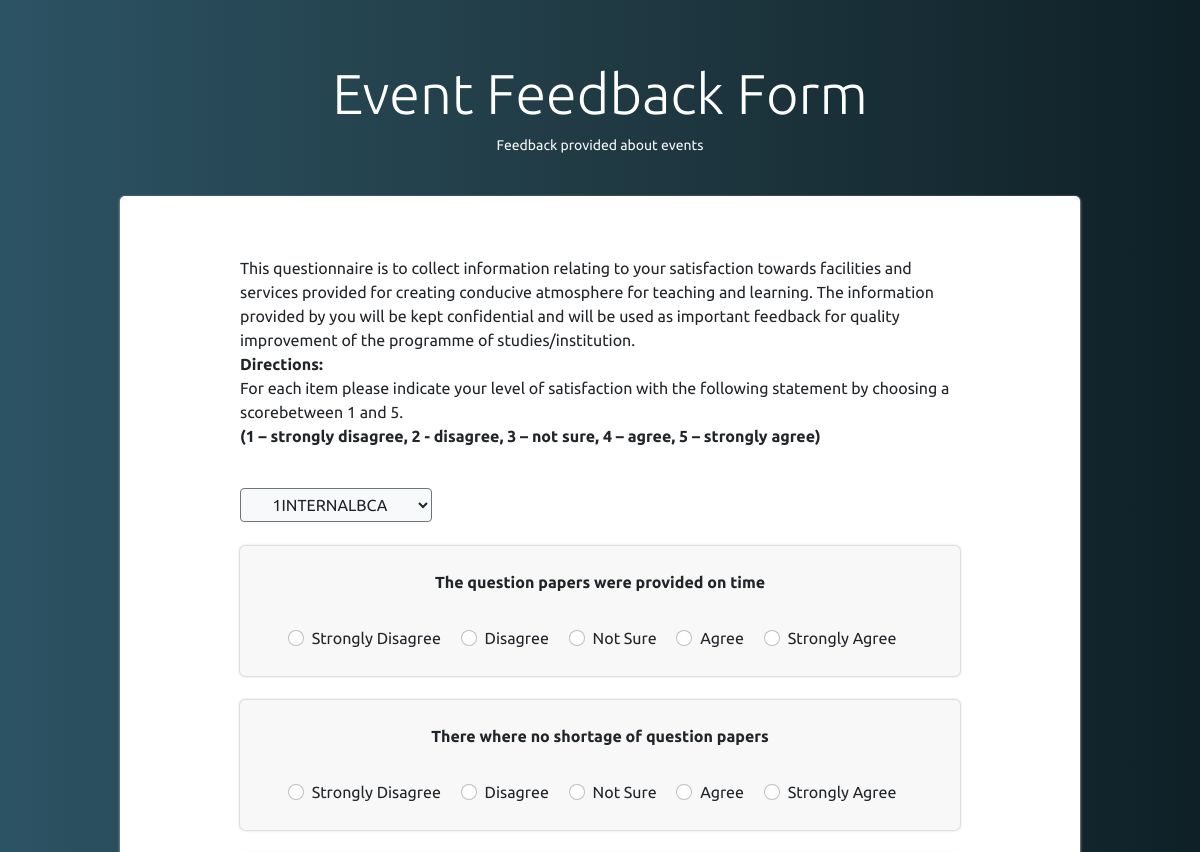
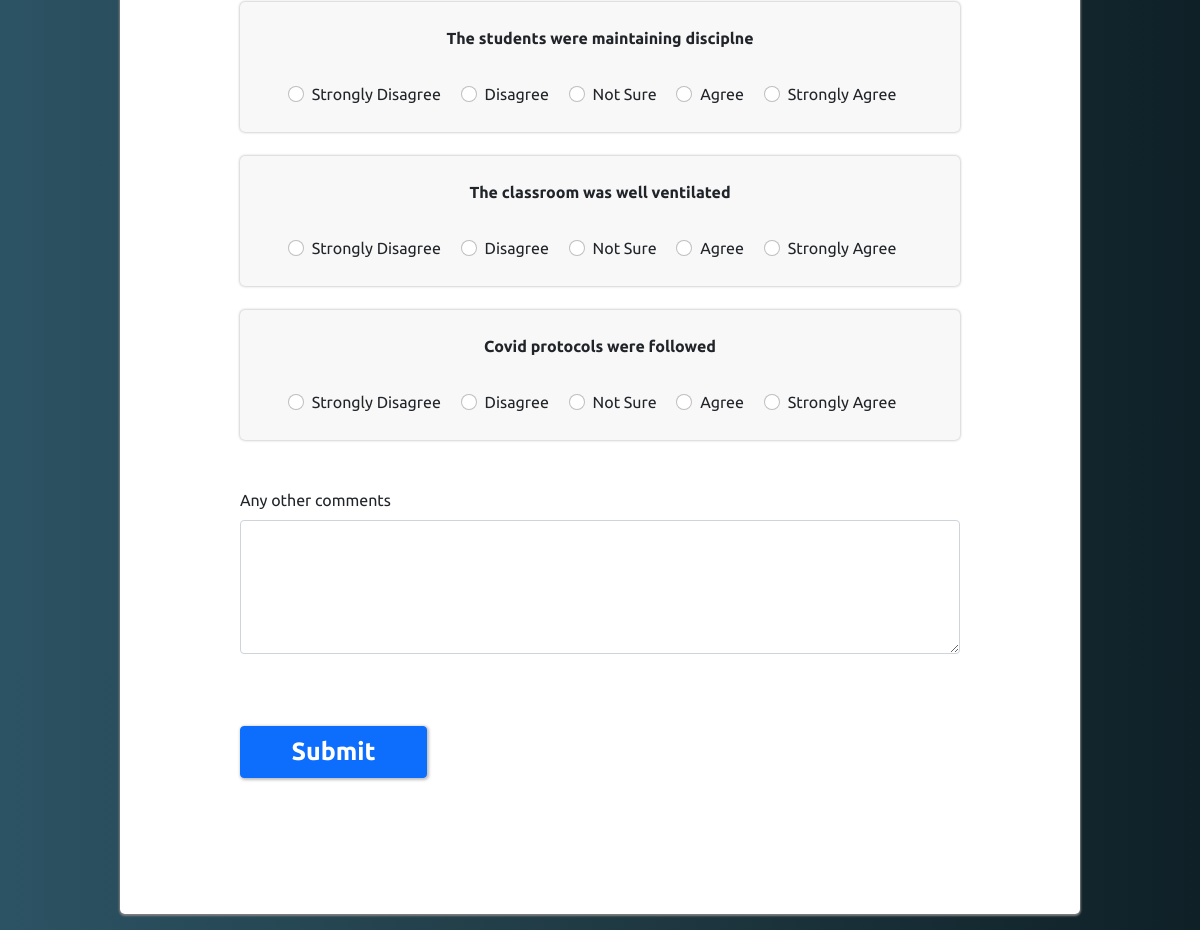
/examFeed.php (signed in), run on the app's committed database (2 pictures, top to bottom).
### tables this page shows
CREATE TABLE `questions` (
  `q_id` int(11) NOT NULL,
  `q_desc` varchar(200) DEFAULT NULL,
  `f_id` varchar(5) DEFAULT NULL
);

### examFeed.php (the view, shortened to what this page needs)
<?php
include "config.php";
if (isset($_SESSION['login_user_faculty'])) {
    $userId = $_SESSION['login_user_faculty'];
?>
</html>
<!doctype html>
<html lang="en">
<head>
    <link rel="stylesheet" href="https://cdn.jsdelivr.net/npm/bootstrap-icons@1.3.0/font/bootstrap-icons.css">
    <link rel="stylesheet" href="https://stackpath.bootstrapcdn.com/bootstrap/5.0.0-alpha1/css/bootstrap.min.css"
>
</head>
<body>
    <div class="mb-3" id="title">
        <center>
            <h1 class="display-4 text-white">Event Feedback Form</h1>
            <small class="text-light">Feedback provided about events</small>
            <br><br>
        </center>
    </div>
    <form method="post" action="">
        <div class="mb-3">
            <p class="">
                This questionnaire is to collect information relating to your satisfaction towards facilities and
                services provided for
                creating conducive atmosphere for teaching and learning. The information provided by you will be kept
                confidential and
                will be used as important feedback for quality improvement of the programme of studies/institution.
                <br>
                <b>Directions:</b><br>
                For each item please indicate your level of satisfaction with the following statement by choosing a
                scorebetween 1 and 5. <br>
                <b>(1 – strongly disagree, 2 - disagree, 3 – not sure, 4 – agree, 5 – strongly agree)</b>
                <br><br>
            </p>
            <div class="dropdown">
                    <select class="btn btn-secondary dropdown-toggle bg-light text-dark" name="exams">
                        <?php
                            $qexm = "select * from exam_details where f_id='$userId'";
                            $qres = mysqli_query($con, $qexm);
                        while ($rowQ = mysqli_fetch_array($qres)) {
                            echo '
                            <option class="dropdown-item" value="' . $rowQ['e_id'] . '" required>' . $rowQ['e_name'] . '</option>';
                        }
                        ?>
                    </select>
                </div>
            <br>
                <?php
                    $query4 = "select * from questions where f_id='FM109'";
                    $result4 = mysqli_query($con, $query4);
                        while ($row4 = mysqli_fetch_array($result4)) {
                            echo '<div class="container text-center" id="qsnbx">
                            <br>
                            <label class="form-label"><b>' . $row4['q_desc'] . '</b></label>
                            <br><br>
                                    <div class="form-check form-check-inline">
                                        <input class="form-check-input" type="radio" name="' . $row4['q_id'] . '" value="1" id="radio" required>
                                        <label class="form-check-label" for="q1o1">
                                        Strongly Disagree
                                        </label>
                                    </div>
                                    <div class="form-check form-check-inline">
                                        <input class="form-check-input" type="radio" name="' . $row4['q_id'] . '" value="2" id="radio">
                                        <label class="form-check-label" for="q1o2">
                                            Disagree
                                        </label>
                                    </div>
                                    <div class="form-check form-check-inline">
                                        <input class="form-check-input" type="radio" name="' . $row4['q_id'] . '" value="3" id="radio">
                                        <label class="form-check-label" for="q1o3">
                                            Not Sure
                                        </label>
                                    </div>
                                    <div class="form-check form-check-inline">
                                        <input class="form-check-input" type="radio" name="' . $row4['q_id'] . '" value="4" id="radio">
                                        <label class="form-check-label" for="q1o4">
                                            Agree
                                        </label>
                                    </div>
                                    <div class="form-check form-check-inline">
                                        <input class="form-check-input" type="radio" name="' . $row4['q_id'] . '" value="5" id="radio">
                                        <label class="form-check-label" for="q1o5">
                                            Strongly Agree
                                        </label>
                                    </div>
                                    <br>
                                    <br>
                                    </div>
                                    <br>';
                        }
                    ?>
        <br>
        <div>
            <label class="form-label">Any other comments
            </label>
            <br>
            <textarea class="form-control" type="text" name="comments" id="" rows="5" required></textarea>
        </div>
        <br>
        <br>
        <br>
        <button type="submit" class="btn btn-primary" id="submit">Submit</button>
    </form>
</body>
</html>
<body>
</body>
</html>
<?php
}else{
    echo '<meta http-equiv="refresh" content="1.5; URL=\'studentlogin.php\'" />';
}

### examFeed.php (style rules this page uses)
* { font-family: 'Ubuntu', sans-serif; }
body { background: #0F2027; background: -webkit-linear-gradient(to right, #2C5364, #203A43, #0F2027); background: linear-gradient(to right, #2C5364, #203A43, #0F2027); background-repeat: no-repeat; }
form { margin-left: 10%; margin-right: 10%; padding-top: 5%; padding-left: 10%; padding-right: 10%; padding-bottom: 10%; border-radius: 5px; box-shadow: 0px 1px 2px 1px grey; background-color : white; }
#title { padding-top: 5%; }
#submit { font-size: 25; font-weight: bold; box-shadow: 1px 1px 3px 1px rgb(189, 189, 189); padding-left: 7%; padding-right: 7%; }
#qsnbx { border-radius:5px; box-shadow:0px 0px 3px 0px #a7a7a7; background-color:#f8f8f8; transition: 0.2s; }

### data on the page
questions: q_desc "The question papers were provided on time"
questions: q_desc "There where no shortage of question papers"
questions: q_desc "The students were maintaining disciplne"
questions: q_desc "The classroom was well ventilated"
questions: q_desc "Covid protocols were followed"

### other printed values
form field exams "1INTERNALBCA"
